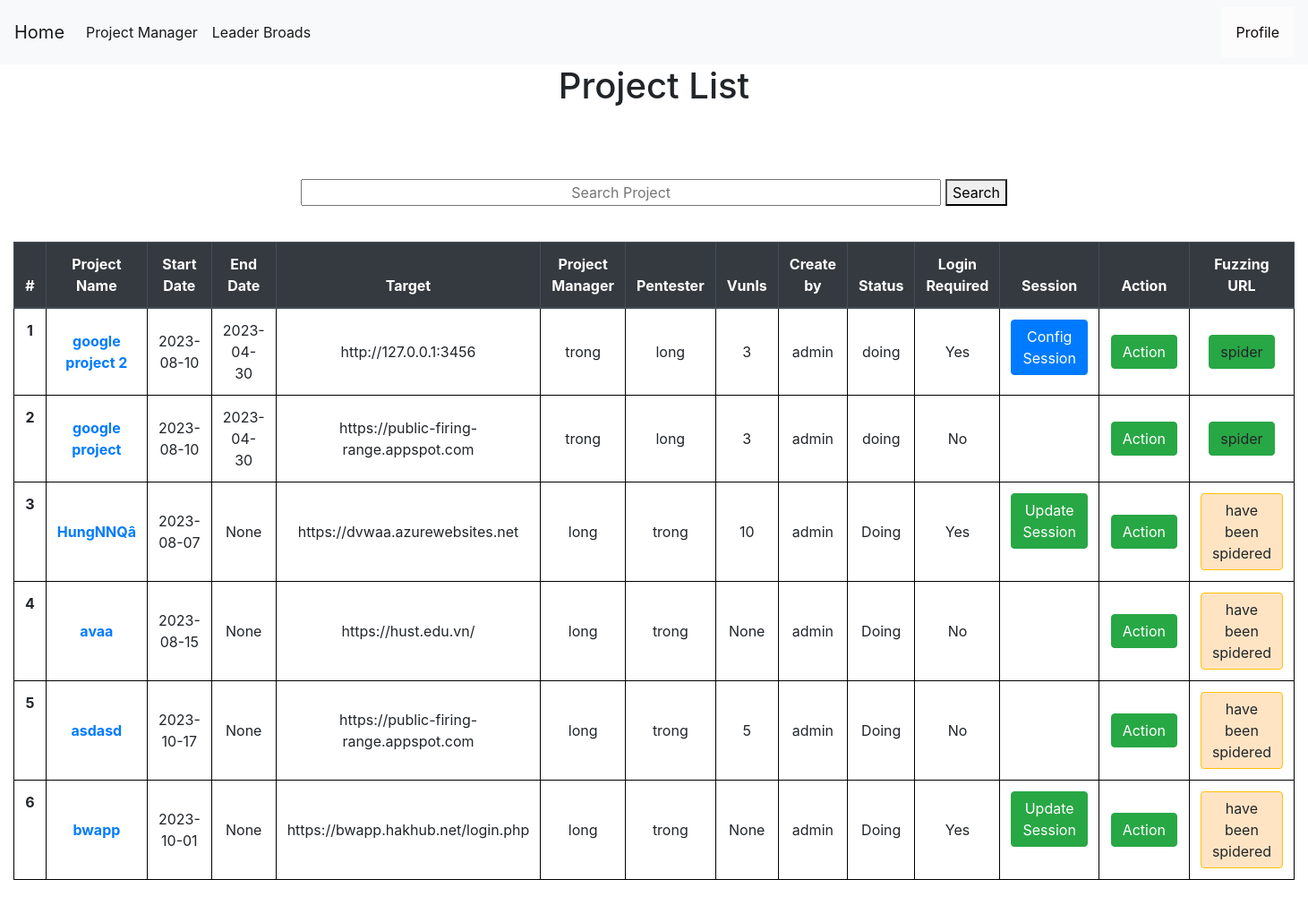
/projectmanager (signed in), run on an earlier commit of the app's database.
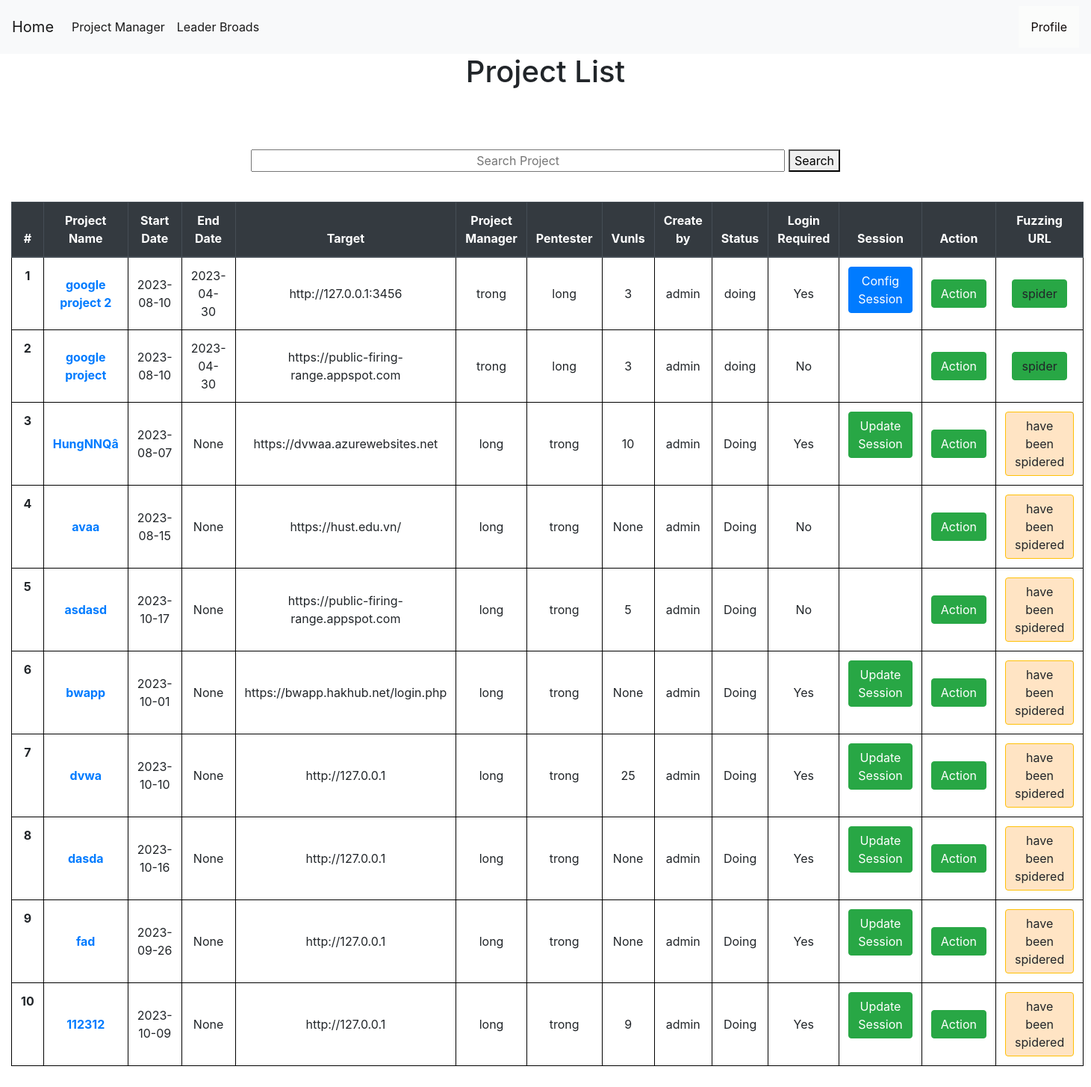
And on a later commit of the database.
### tables this page shows
CREATE TABLE projects (
    projectid INTEGER PRIMARY KEY AUTOINCREMENT,
    projectname TEXT NOT NULL,
    startdate date NOT NULL,
    enddate date,
    vunls int,
    target text not null,
    securitylevel TEXT,
    manager TEXT ,
    pentester TEXT ,
    status TEXT NOT NULL,
    create_by INTEGER ,
    isspider INTEGER DEFAULT 0,
    login INTEGER NOT NULL,
    isconfig INTEGER NOT NULL DEFAULT 0,
    FOREIGN KEY (pentester) REFERENCES users(username) ON DELETE CASCADE
    FOREIGN KEY (manager) REFERENCES users(username) ON DELETE CASCADE
    FOREIGN KEY (create_by) REFERENCES users(userid) ON DELETE CASCADE
);

### app.py (the view)
@app.route('/projectmanager', methods=('GET', 'POST'))
def showproject():
    msg = ''
    if session["userid"] == None:
        return redirect(url_for('login'))
    currentuser = get_current_user()
    conn = get_db_connection()
    projects = conn.execute('SELECT * FROM projects where pentester = ? OR manager = ?',(currentuser["username"],currentuser["username"],)).fetchall()
    allprojects = conn.execute('SELECT * FROM projects').fetchall()
    users = conn.execute('SELECT * FROM users').fetchall()
    conn.commit()
    conn.close()
    return render_template('show_project.html', allprojects=allprojects,currentuser=currentuser,projects=projects,users=users,msg=msg)

### app.py (called while the page is built)
def get_db_connection():
    conn = sqlite3.connect('database.db')
    conn.row_factory = sqlite3.Row
    return conn

def get_current_user():
    userid = session["userid"]
    conn = get_db_connection()
    user = conn.execute('SELECT * FROM users WHERE userid = ?',(userid,)).fetchone()
    conn.commit()
    conn.close()
    return user

### templates/show_project.html (shortened to what the changed rows need)
{% extends 'base.html' %}
{% block content %}
    <center><h1>{% block title %}  Project List  {% endblock %}</h1></center>
    <link rel= "stylesheet" type= "text/css" href= "{{ url_for('static',filename='css/showuser.css') }}">
    <link rel= "stylesheet" type= "text/css" href= "{{ url_for('static',filename='css/loading.css') }}">
<div >
    <table class="table" style="width:100%">
        <thead class="thead-dark" style="width:100%">
          <tr>
            <th style="text-align: center"scope="col">#</th>
            <th style="text-align: center"scope="col">Project Name</th>
            <th style="text-align: center"scope="col">Start Date</th>
            <th style="text-align: center"scope="col">End Date</th>
            <th style="text-align: center"scope="col">Target</th>
            <th style="text-align: center"scope="col">Project Manager</th>
            <th style="text-align: center"scope="col">Pentester</th>
            <th style="text-align: center"scope="col">Vunls</th>
            <th style="text-align: center"scope="col">Create by</th>
            <th style="text-align: center"scope="col">Status</th>
            <th style="text-align: center"scope="col">Login Required</th>
            <th style="text-align: center"scope="col">Session</th>
            <th style="text-align: center;width: 10%;"scope="col">Action</th>
            <th style="text-align: center"scope="col">Fuzzing URL</th>
          </tr>
        </thead>
        <tbody>
        {% for project in projects %}
          <tr >
            <th style="text-align: center" class="counterCell"></th>
            <th style="text-align: center"class="align-middle" scope="row"><a href="{{ url_for('project_detail',id= project.projectid) }} ">{{ project.projectname }}</a></th>
            <td style="text-align: center"class="align-middle" >{{ project.startdate }}</td>
            <td style="text-align: center"class="align-middle" >{{ project.enddate }}</td>
            <td style="text-align: center"class="align-middle" >{{ project.target }}</a></td>
            <td style="text-align: center"class="align-middle" >{{ project.manager }}</td>
            <td style="text-align: center"class="align-middle" >{{ project.pentester }}</td>
            <td style="text-align: center"class="align-middle" >{{ project.vunls }}</td>
            <td style="text-align: center"class="align-middle" >{{ project.create_by }}</td>
            <td style="text-align: center"class="align-middle" >{{ project.status }}</td>
            {% if project.login == 1 %}
            <td style="text-align: center"class="align-middle" >Yes</td>
            {% else %}
            <td style="text-align: center"class="align-middle" >No</td>
            {% endif %}
            <td>
            {% if project.login == 1 %}
              {% if project.isconfig == 0%}
              <a style="text-align: center" href="{{ url_for('cookies_config',id= project.projectid) }}" class="btn btn-primary">Config Session</a>
              {% else %}
              <a style="text-align: center" href="{{ url_for('cookies_update',id= project.projectid) }}" class="btn btn-success">Update Session</a>
              {% endif%}
            {% else %}
            <a></a>
            {% endif %}
            </td>
            <td style="text-align: center" class="align-middle" >
              <div style="float:center;" class="dropdown">
                <button class="btn btn-success" class="dropbtn">Action</button>
              </div>
            </td>
            <td style="text-align: center" class="align-middle" >
                      {% if project.isspider != 1 %}
                      <a  style="text-align: center"class="btn btn-success" onclick="loadScreen({{project.projectid}})">spider</a>
                      {% else %}
                      <a class="btn btn-warning" style="background-color: bisque;" style="text-align: center" class="align-middle" >
                        have been spidered
                      </a>
                      {% endif %}
            </td>
          </tr>
        {% endfor %}
        </tbody>
      </table>
    </div>
{% endblock %}

What changed in the data, as far as the page shows it:
added projects: projectname "dvwa", startdate "2023-10-10", enddate "None", target "http://127.0.0.1", manager "long", pentester "trong", vunls "25", create_by "admin", status "Doing", login "Yes", isspider "have been spidered"
added projects: projectname "dasda", startdate "2023-10-16", enddate "None", target "http://127.0.0.1", manager "long", pentester "trong", vunls "None", create_by "admin", status "Doing", login "Yes", isspider "have been spidered"
added projects: projectname "fad", startdate "2023-09-26", enddate "None", target "http://127.0.0.1", manager "long", pentester "trong", vunls "None", create_by "admin", status "Doing", login "Yes", isspider "have been spidered"
added projects: projectname "112312", startdate "2023-10-09", enddate "None", target "http://127.0.0.1", manager "long", pentester "trong", vunls "9", create_by "admin", status "Doing", login "Yes", isspider "have been spidered"
